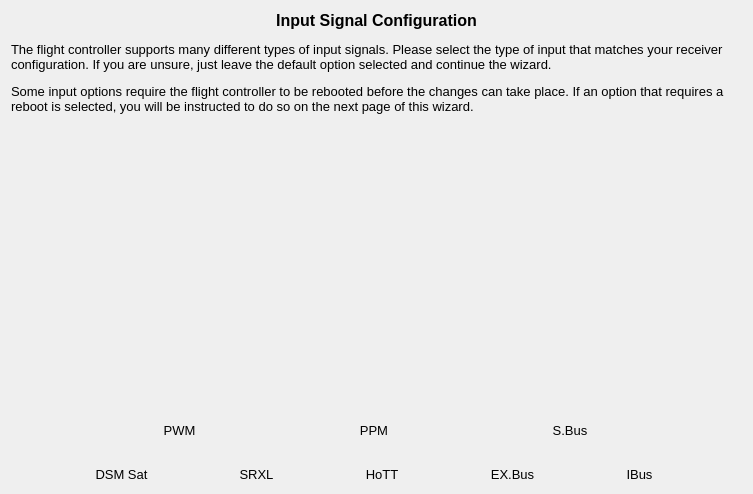
<?xml version="1.0" encoding="UTF-8"?>
<ui version="4.0">
 <class>InputPage</class>
 <widget class="QWizardPage" name="InputPage">
  <property name="geometry">
   <rect>
    <x>0</x>
    <y>0</y>
    <width>753</width>
    <height>494</height>
   </rect>
  </property>
  <property name="windowTitle">
   <string>WizardPage</string>
  </property>
  <layout class="QVBoxLayout" name="verticalLayout">
   <item>
    <widget class="QLabel" name="label">
     <property name="frameShape">
      <enum>QFrame::NoFrame</enum>
     </property>
     <property name="text">
      <string>&lt;!DOCTYPE HTML PUBLIC &quot;-//W3C//DTD HTML 4.0//EN&quot; &quot;http://www.w3.org/TR/REC-html40/strict.dtd&quot;&gt;
&lt;html&gt;&lt;head&gt;&lt;meta name=&quot;qrichtext&quot; content=&quot;1&quot; /&gt;&lt;style type=&quot;text/css&quot;&gt;
p, li { white-space: pre-wrap; }
&lt;/style&gt;&lt;/head&gt;&lt;body style=&quot; font-family:'Cantarell'; font-size:11pt; font-weight:400; font-style:normal;&quot;&gt;
&lt;p align=&quot;center&quot; style=&quot; margin-top:12px; margin-bottom:12px; margin-left:0px; margin-right:0px; -qt-block-indent:0; text-indent:0px;&quot;&gt;&lt;span style=&quot; font-family:'MS Shell Dlg 2'; font-size:12pt; font-weight:600;&quot;&gt;Input Signal Configuration&lt;/span&gt;&lt;/p&gt;
&lt;p style=&quot; margin-top:12px; margin-bottom:12px; margin-left:0px; margin-right:0px; -qt-block-indent:0; text-indent:0px;&quot;&gt;&lt;span style=&quot; font-family:'MS Shell Dlg 2'; font-size:10pt;&quot;&gt;The flight controller supports many different types of input signals. Please select the type of input that matches your receiver configuration. If you are unsure, just leave the default option selected and continue the wizard.&lt;/span&gt;&lt;/p&gt;
&lt;p style=&quot; margin-top:12px; margin-bottom:12px; margin-left:0px; margin-right:0px; -qt-block-indent:0; text-indent:0px;&quot;&gt;&lt;span style=&quot; font-family:'MS Shell Dlg 2'; font-size:10pt;&quot;&gt;Some input options require the flight controller to be rebooted before the changes can take place. If an option that requires a reboot is selected, you will be instructed to do so on the next page of this wizard.&lt;/span&gt;&lt;/p&gt;&lt;/body&gt;&lt;/html&gt;</string>
     </property>
     <property name="alignment">
      <set>Qt::AlignLeading|Qt::AlignLeft|Qt::AlignTop</set>
     </property>
     <property name="wordWrap">
      <bool>true</bool>
     </property>
    </widget>
   </item>
   <item>
    <spacer name="verticalSpacer">
     <property name="orientation">
      <enum>Qt::Vertical</enum>
     </property>
     <property name="sizeHint" stdset="0">
      <size>
       <width>20</width>
       <height>40</height>
      </size>
     </property>
    </spacer>
   </item>
   <item>
    <layout class="QHBoxLayout" name="horizontalLayout_2">
     <property name="bottomMargin">
      <number>20</number>
     </property>
     <item>
      <widget class="QToolButton" name="pwmButton">
       <property name="font">
        <font>
         <pointsize>10</pointsize>
        </font>
       </property>
       <property name="toolTip">
        <string>PWM - One cable per channel</string>
       </property>
       <property name="styleSheet">
        <string notr="true">QToolButton { border: none }</string>
       </property>
       <property name="text">
        <string>PWM</string>
       </property>
       <property name="icon">
        <iconset resource="../wizardResources.qrc">
         <normaloff>:/setupwizard/resources/bttn-pwm-up.png</normaloff>
         <normalon>:/setupwizard/resources/bttn-pwm-down.png</normalon>:/setupwizard/resources/bttn-pwm-up.png</iconset>
       </property>
       <property name="iconSize">
        <size>
         <width>100</width>
         <height>100</height>
        </size>
       </property>
       <property name="checkable">
        <bool>true</bool>
       </property>
       <property name="checked">
        <bool>true</bool>
       </property>
       <property name="autoExclusive">
        <bool>true</bool>
       </property>
       <property name="toolButtonStyle">
        <enum>Qt::ToolButtonTextUnderIcon</enum>
       </property>
       <property name="autoRaise">
        <bool>true</bool>
       </property>
      </widget>
     </item>
     <item>
      <widget class="QToolButton" name="ppmButton">
       <property name="font">
        <font>
         <pointsize>10</pointsize>
        </font>
       </property>
       <property name="toolTip">
        <string>PPM - One cable for all channels</string>
       </property>
       <property name="styleSheet">
        <string notr="true">QToolButton { border: none }</string>
       </property>
       <property name="text">
        <string>PPM</string>
       </property>
       <property name="icon">
        <iconset resource="../wizardResources.qrc">
         <normaloff>:/setupwizard/resources/bttn-ppm-up.png</normaloff>
         <normalon>:/setupwizard/resources/bttn-ppm-down.png</normalon>:/setupwizard/resources/bttn-ppm-up.png</iconset>
       </property>
       <property name="iconSize">
        <size>
         <width>100</width>
         <height>100</height>
        </size>
       </property>
       <property name="checkable">
        <bool>true</bool>
       </property>
       <property name="autoExclusive">
        <bool>true</bool>
       </property>
       <property name="toolButtonStyle">
        <enum>Qt::ToolButtonTextUnderIcon</enum>
       </property>
       <property name="autoRaise">
        <bool>true</bool>
       </property>
      </widget>
     </item>
     <item>
      <widget class="QToolButton" name="sbusButton">
       <property name="font">
        <font>
         <pointsize>10</pointsize>
        </font>
       </property>
       <property name="toolTip">
        <string>Futaba S-BUS</string>
       </property>
       <property name="styleSheet">
        <string notr="true">QToolButton { border: none }</string>
       </property>
       <property name="text">
        <string>S.Bus</string>
       </property>
       <property name="icon">
        <iconset resource="../wizardResources.qrc">
         <normaloff>:/setupwizard/resources/bttn-sbus-up.png</normaloff>
         <normalon>:/setupwizard/resources/bttn-sbus-down.png</normalon>:/setupwizard/resources/bttn-sbus-up.png</iconset>
       </property>
       <property name="iconSize">
        <size>
         <width>100</width>
         <height>100</height>
        </size>
       </property>
       <property name="checkable">
        <bool>true</bool>
       </property>
       <property name="autoExclusive">
        <bool>true</bool>
       </property>
       <property name="toolButtonStyle">
        <enum>Qt::ToolButtonTextUnderIcon</enum>
       </property>
       <property name="autoRaise">
        <bool>true</bool>
       </property>
      </widget>
     </item>
    </layout>
   </item>
   <item>
    <layout class="QHBoxLayout" name="horizontalLayout">
     <property name="spacing">
      <number>2</number>
     </property>
     <item>
      <widget class="QToolButton" name="spectrumButton">
       <property name="font">
        <font>
         <pointsize>10</pointsize>
        </font>
       </property>
       <property name="toolTip">
        <string>Spektrum Satellite</string>
       </property>
       <property name="styleSheet">
        <string notr="true">QToolButton { border: none }</string>
       </property>
       <property name="text">
        <string>DSM Sat</string>
       </property>
       <property name="icon">
        <iconset resource="../wizardResources.qrc">
         <normaloff>:/setupwizard/resources/bttn-sat-up.png</normaloff>
         <normalon>:/setupwizard/resources/bttn-sat-down.png</normalon>:/setupwizard/resources/bttn-sat-up.png</iconset>
       </property>
       <property name="iconSize">
        <size>
         <width>100</width>
         <height>100</height>
        </size>
       </property>
       <property name="checkable">
        <bool>true</bool>
       </property>
       <property name="autoExclusive">
        <bool>true</bool>
       </property>
       <property name="toolButtonStyle">
        <enum>Qt::ToolButtonTextUnderIcon</enum>
       </property>
       <property name="autoRaise">
        <bool>true</bool>
       </property>
      </widget>
     </item>
     <item>
      <widget class="QToolButton" name="multiplexButton">
       <property name="font">
        <font>
         <pointsize>10</pointsize>
        </font>
       </property>
       <property name="toolTip">
        <string>Multiplex SRXL</string>
       </property>
       <property name="styleSheet">
        <string notr="true">QToolButton { border: none }</string>
       </property>
       <property name="text">
        <string>SRXL</string>
       </property>
       <property name="icon">
        <iconset resource="../wizardResources.qrc">
         <normaloff>:/setupwizard/resources/bttn-srxl-up.png</normaloff>
         <normalon>:/setupwizard/resources/bttn-srxl-down.png</normalon>:/setupwizard/resources/bttn-srxl-up.png</iconset>
       </property>
       <property name="iconSize">
        <size>
         <width>100</width>
         <height>100</height>
        </size>
       </property>
       <property name="checkable">
        <bool>true</bool>
       </property>
       <property name="autoExclusive">
        <bool>true</bool>
       </property>
       <property name="toolButtonStyle">
        <enum>Qt::ToolButtonTextUnderIcon</enum>
       </property>
       <property name="autoRaise">
        <bool>true</bool>
       </property>
      </widget>
     </item>
     <item>
      <widget class="QToolButton" name="graupnerButton">
       <property name="font">
        <font>
         <pointsize>10</pointsize>
        </font>
       </property>
       <property name="toolTip">
        <string>Graupner HoTT</string>
       </property>
       <property name="styleSheet">
        <string notr="true">QToolButton { border: none }</string>
       </property>
       <property name="text">
        <string>HoTT</string>
       </property>
       <property name="icon">
        <iconset resource="../wizardResources.qrc">
         <normaloff>:/setupwizard/resources/bttn-hott-up.png</normaloff>
         <normalon>:/setupwizard/resources/bttn-hott-down.png</normalon>:/setupwizard/resources/bttn-hott-up.png</iconset>
       </property>
       <property name="iconSize">
        <size>
         <width>100</width>
         <height>100</height>
        </size>
       </property>
       <property name="checkable">
        <bool>true</bool>
       </property>
       <property name="autoExclusive">
        <bool>true</bool>
       </property>
       <property name="toolButtonStyle">
        <enum>Qt::ToolButtonTextUnderIcon</enum>
       </property>
       <property name="autoRaise">
        <bool>true</bool>
       </property>
      </widget>
     </item>
     <item>
      <widget class="QToolButton" name="jetiButton">
       <property name="font">
        <font>
         <pointsize>10</pointsize>
        </font>
       </property>
       <property name="toolTip">
        <string>Jeti EX.Bus</string>
       </property>
       <property name="styleSheet">
        <string notr="true">QToolButton { border: none }</string>
       </property>
       <property name="text">
        <string>EX.Bus</string>
       </property>
       <property name="icon">
        <iconset resource="../wizardResources.qrc">
         <normaloff>:/setupwizard/resources/bttn-exbus-up.png</normaloff>
         <normalon>:/setupwizard/resources/bttn-exbus-down.png</normalon>:/setupwizard/resources/bttn-exbus-up.png</iconset>
       </property>
       <property name="iconSize">
        <size>
         <width>100</width>
         <height>100</height>
        </size>
       </property>
       <property name="checkable">
        <bool>true</bool>
       </property>
       <property name="autoExclusive">
        <bool>true</bool>
       </property>
       <property name="toolButtonStyle">
        <enum>Qt::ToolButtonTextUnderIcon</enum>
       </property>
       <property name="autoRaise">
        <bool>true</bool>
       </property>
      </widget>
     </item>
     <item>
      <widget class="QToolButton" name="flyskyButton">
       <property name="font">
        <font>
         <pointsize>10</pointsize>
        </font>
       </property>
       <property name="toolTip">
        <string>FlySky IBus</string>
       </property>
       <property name="styleSheet">
        <string notr="true">QToolButton { border: none }</string>
       </property>
       <property name="text">
        <string>IBus</string>
       </property>
       <property name="icon">
        <iconset resource="../wizardResources.qrc">
         <normaloff>:/setupwizard/resources/bttn-ibus-up.png</normaloff>
         <normalon>:/setupwizard/resources/bttn-ibus-down.png</normalon>:/setupwizard/resources/bttn-ibus-up.png</iconset>
       </property>
       <property name="iconSize">
        <size>
         <width>100</width>
         <height>100</height>
        </size>
       </property>
       <property name="checkable">
        <bool>true</bool>
       </property>
       <property name="autoExclusive">
        <bool>true</bool>
       </property>
       <property name="toolButtonStyle">
        <enum>Qt::ToolButtonTextUnderIcon</enum>
       </property>
       <property name="autoRaise">
        <bool>true</bool>
       </property>
      </widget>
     </item>
    </layout>
   </item>
  </layout>
 </widget>
 <resources>
  <include location="../wizardResources.qrc"/>
 </resources>
 <connections/>
</ui>
